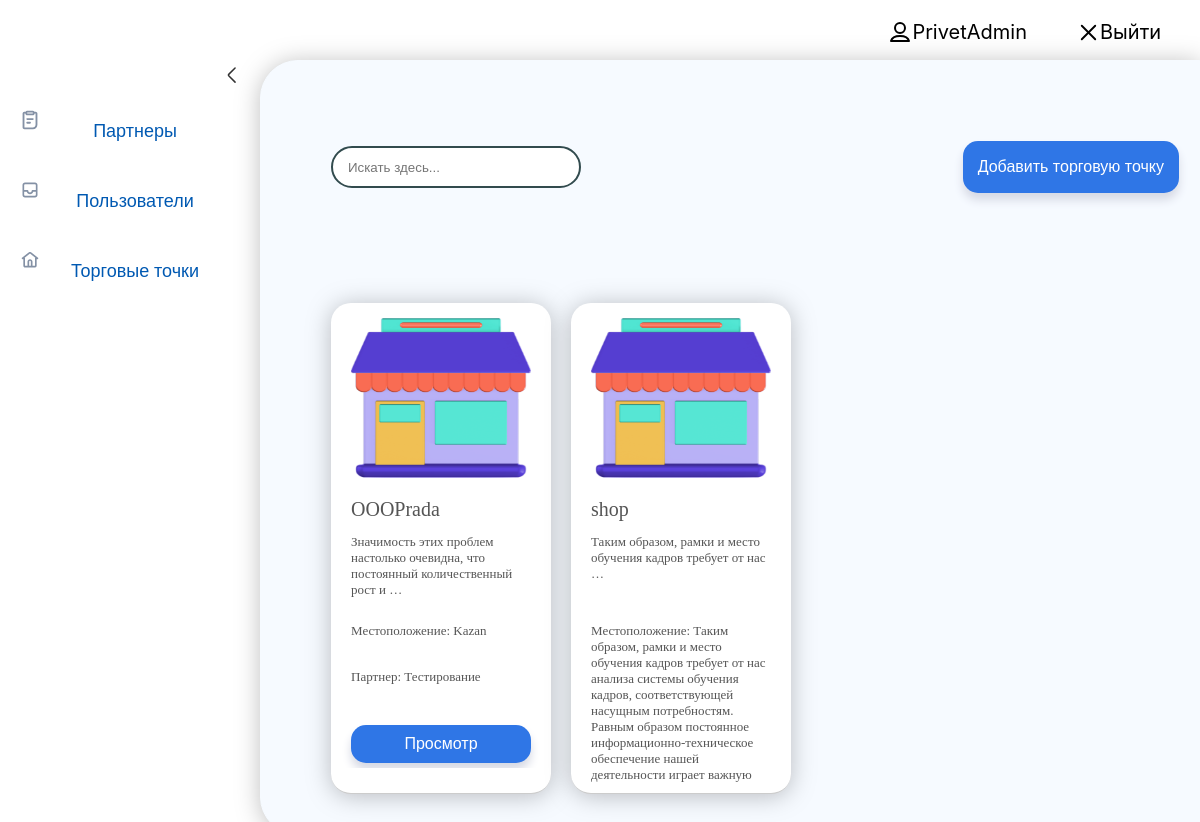
Screenshot of /shops/ (signed in) with the database file from the repository.
### Jaimain/models.py (models this page shows, shortened)
class JaiUser(AbstractUser):
    partner = models.ForeignKey('Partner', on_delete=models.PROTECT, verbose_name="Партнер", default=None, null=True)
    tel_number = models.CharField(max_length=255, verbose_name='Контактный телефон')
    is_costumer = models.BooleanField(default=False, verbose_name='Является покупателем')

class Shop(models.Model):
    partner = models.ForeignKey('Partner', on_delete=models.PROTECT, verbose_name="Партнер", null=False)
    name = models.CharField(max_length=255, unique=True, verbose_name='Наименование торговой точки')
    location = models.CharField(max_length=255, unique=True, verbose_name='Адрес')
    description = models.TextField(blank=True, verbose_name='Описание')
    is_working = models.BooleanField(default=True, verbose_name='Активность')
    time_create = models.DateTimeField(auto_now_add=True, verbose_name='Время создания')
    class Meta:
        verbose_name = 'Торговая точка'
        verbose_name_plural = 'Торговые точки'
        ordering = ['id']

class Partner(models.Model):
    name = models.CharField(max_length=255, unique=True, verbose_name='Наименование партнера')
    logo = models.ImageField(upload_to='logos/', verbose_name='Логотип')
    description = models.TextField(blank=True, verbose_name='Описание')
    iin = models.CharField(max_length=12, verbose_name="ИИН/БИН", unique=True, blank=False)
    partner_person = models.CharField(max_length=255, verbose_name='Контактное лицо')
    partner_tel = models.CharField(max_length=255, verbose_name='Контактный телефон')
    partner_email = models.EmailField(verbose_name='Контактный email')
    time_create = models.DateTimeField(auto_now_add=True, verbose_name='Время создания')
    time_start_working = models.DateField(verbose_name='Дата начала работы')
    time_expires = models.DateField(verbose_name='Дата окончания работы')
    is_working = models.BooleanField(default=False, verbose_name='Активность')
    class Meta:
        verbose_name = 'Партнер'
        verbose_name_plural = 'Партнеры'
        ordering = ['id']
    def __str__(self):
        return self.name

### Jaimain/views.py (the view)
# urls.py: path('shops/', ShowShops.as_view(), name='shops'),
class ShowShops(DataMixin, ListView):
    model = Shop
    template_name = 'Jaimain/shops.html'
    context_object_name = 'shops'
    @method_decorator(login_required)
    def dispatch(self, request, *args, **kwargs):
        if request.user.is_costumer:
            raise PermissionDenied
        return super().dispatch(request, *args, **kwargs)
    def get_context_data(self, *, object_list=None, **kwargs):
        context = super().get_context_data(**kwargs)
        c_def = self.get_user_context(title='Торговые точки')
        return dict(list(context.items()) + list(c_def.items()))
    def get_queryset(self):
        user = self.request.user
        queryset = Shop.objects.all() if user.is_superuser else Shop.objects.filter(partner=user.partner)
        return queryset

### Jaimain/utils.py (called while the page is built)
    def get_user_context(self, **kwargs):
        context = kwargs
        user_menu = menu.copy()
        context['menu'] = user_menu
        return context

### Jaimain/templates/Jaimain/shops.html (shortened to what this page needs)
{% extends 'Jaimain/base.html' %}
{% block content %}
<div class="header__users-top">
	<div class="d7">
		<form>
		<input ul id="filter-list" class="filter-input" type="text" placeholder="Искать здесь...">
		</form>
	</div>
	<div class="btn__addUsers">
		<button class="btn">
			<a class="btn__text" href="{% url 'addshop' %}">Добавить торговую точку</a>
		</button>
	</div>
</div>
<ul id="filter-list" class="list-articles">
	{% for shop in shops %}
	<li class="partners__info shop__info">
		<div class="article-panel shop__info-art">
		<div class="img">
			<img class="img__shop" src="./../../static/Jaimain/images/store.png" alt="">
		</div>
		<div class="first name__shop">{{shop.name}}</div>
		<div class="partners-desc desc__shop">
		{% autoescape on %}
			{{shop.description|linebreaks|truncatewords:10}}
		</div>
		<div class="mesto__shop">Местоположение: {{ shop.location }}</div>
		<div class="part__shop">Партнер: {{ shop.partner }}</div>
		{% endautoescape %}
			<button class="btn btn__partners">
				<a class="btn__text" href="{{shop.pk}}">Просмотр</a>
			</button>
	</li>
	{% endfor %}
</ul>
{% endblock %}

### Jaimain/templates/Jaimain/base.html (shortened to what this page needs)
{% load static %}
<!DOCTYPE html>
<html>
<head>
	<link type="text/css" href="{% static 'Jaimain/css/styles.css' %}" rel="stylesheet" />
</head>
<body>
<table class="table-page" border=0 cellpadding="0" cellspacing="0">
<tr><td valign=top>
<table class="table-content" border=0 cellpadding="0" cellspacing="0">
<tr class="background-tr">
{% block mainmenu %}
		<div class="header">
			<ul id="mainmenu" class="mainmenu">
{% if request.user.is_authenticated %}
				<div class="header__user">
					<div class="last">
						<img src="./../../static/Jaimain/images/user.svg" alt="">
						<p>{{user.username}}</p>
					</div>
					<div class="header__user-exit">
						<img class="header__user-exitImg" src="./../../static/Jaimain/images/exit.svg" alt="">
						<a class="header__exit" href="{% url 'logout' %}">Выйти</a>
					</div>
				</div>
			{% else %}
			<div class="last"><a class="last__login" href="{% url 'login' %}">Войти</a>
			</div>
			{% endif %}
{% endblock %}
		<td valign="top" class="left-chapters " >
			<div class="sidebar__arrow">
				<img class="sidebar__arrow-img" src="./../../static/Jaimain/images/Caret.svg" alt="">
			</div>
			<ul id="leftchapters">
{% for m in menu %}
				<li>
					<div class="slider__right" >
						<a  href="{% url m.url_name %}">{{m.title}}</a>
					</div>
				</li>
{% endfor %}
			</ul>
		</td>
<td valign="top" class="content footet-bot">
	<div class="content-text">
{% block content %}
{% endblock %}
	</div>
</td></tr></table>
</td></tr>
</body>
</html>

### rows the page displays
JaiUser: username "PrivetAdmin"
Shop: name "OOOPrada", description "Значимость этих проблем настолько очевидна, что постоянный количественный рост и …", location "Kazan", partner "Тестирование"
Shop: name "shop", description "Таким образом, рамки и место обучения кадров требует от нас …", location "Таким образом, рамки и место обучения кадров требует от нас анализа системы обучения кадров, соответствующей насущным потребностям. Равным образом постоянное информационно-техническое обеспечение нашей деятельности играет важную…"

### other values shown
{{ m.title }} "Партнеры" "Пользователи" "Торговые точки"
